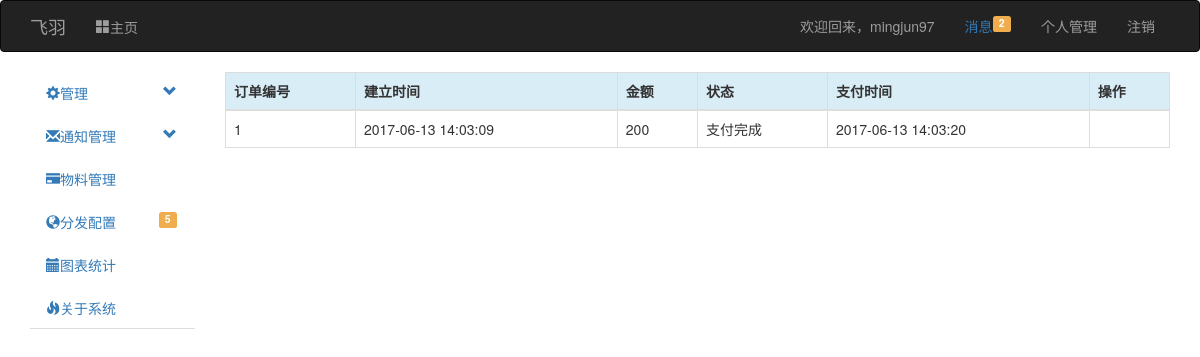
Before: /charge_billing (signed in) with the older database file.
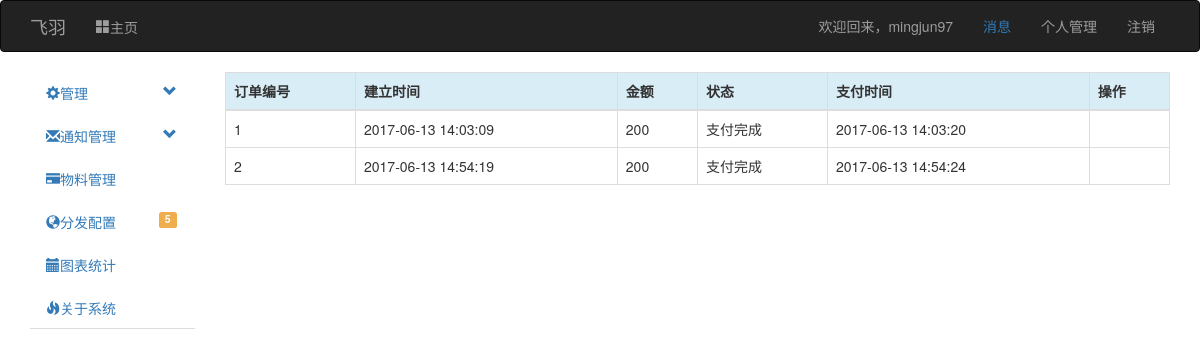
After: the same page with the newer database file.
### app/models.py (models this page shows, shortened)
class User(UserMixin, db.Model):
    __tablename__ = 'users'
    uid = db.Column(db.Integer, primary_key=True)
    username = db.Column(db.String(128))
    password_hash = db.Column(db.String(128))
    password_change_time = db.Column(db.Integer, default=0)
    email = db.Column(db.String(128))
    telephone = db.Column(db.String(11))
    role_id = db.Column(db.Integer)
    log_level = db.Column(db.Integer)
    email_confirmed = db.Column(db.Boolean, default=False)
    telephone_confirmed = db.Column(db.Boolean, default=False)
    telephone_confirmed_code = db.Column(db.String(6))
    telephone_confirmed_code_time = db.Column(db.Integer, default=0)
    balance = db.Column(db.Integer, default=0)
    last_login_time = db.Column(db.Integer, default=time.time)
    this_login_time = db.Column(db.Integer, default=time.time)
    useful_token = db.Column(db.String(256), default=0)
    owned_group_id = db.relationship('Group', backref='Owner')
    charge_billing = db.relationship('ChargeRecord', backref='User')
    student_card = db.Column(db.String(128), default='NULL')
    student_auth = db.Column(db.Boolean, default=False)
    balance_billing = db.relationship('Billing', backref='User')
    personal_message = db.relationship('PersonalMessage', backref='To', lazy='dynamic',
                                       primaryjoin='PersonalMessage.rec_id==User.uid')
    @property
    def password(self):
        raise AttributeError('密码非可读属性！')

class Billing(db.Model):
    __tablename__ = 'money_billings'
    id = db.Column(db.Integer, primary_key=True)
    create_time = db.Column(db.Integer, default=time.time)
    finish_time = db.Column(db.Integer, default=0)
    status = db.Column(db.Integer, default=1)
    user_id = db.Column(db.Integer, db.ForeignKey('users.uid'))
    amount = db.Column(db.Integer)
    token = db.Column(db.String(128))

### app/manage/views.py (the view)
@manage.route("/charge_billing")
@login_required
def view_billings():
    bill = Billing.query.filter_by(User=current_user).all()
    return render_template("manage/view_billings.html", bill=bill)

### app/manage/__init__.py (called while the page is built)
@manage.app_context_processor
def inject_base64():
    b = base64.b64encode
    str1 = str
    fmttimestamp = f2t
    return dict(b=b, str=str1, fmttime=fmttimestamp)

def f2t(timestamp):
    x = time.localtime(timestamp)
    return time.strftime('%Y-%m-%d %H:%M:%S', x)

### app/manage/views.py (called while the page is built)
@manage.before_app_request
def before_request():
    if request.endpoint is None:
        abort(404)
    if current_user.is_authenticated \
    and not (current_user.email_confirmed or current_user.telephone_confirmed) \
    and request.endpoint[:5] != 'auth.' \
    and request.endpoint[:14] != 'manage.confirm' \
    and request.endpoint[:19] != 'manage.unconfirmed' \
    and request.endpoint != 'static' \
    and request.endpoint != 'api_v1.get_message' \
    and request.endpoint[:15] != 'manage.confirm_':
        print(request.endpoint[:16])
        return redirect(url_for('manage.unconfirmed'))

### app/models.py (called while the page is built)
@login_manager.user_loader
def load_user(user_id):
    return User.query.get(int(user_id))

### app/templates/manage/view_billings.html (shortened to what this page needs)
{% extends "base.html" %}
{% block page_content %}
    <table class="table table-bordered table-responsive">
      <thead>
        <tr class="info">
          <th>订单编号</th>
          <th>建立时间</th>
          <th>金额</th>
            <th>状态</th>
            <th>支付时间</th>
            <th>操作</th>
        </tr>
      </thead>
      <tbody>
        {% for bills in bill %}
            <tr>
                <td>{{ bills.id }}</td>
                <td> {{ fmttime(bills.create_time) }}</td>
                <td>{{ bills.amount }}</td>
                <td>{% if bills.status == 1 %} 待支付{% elif bills.status == 2 %} 支付完成{% else %} 已取消 {% endif %}</td>
                <td>{% if bills.finish_time != 0 %}{{ fmttime(bills.finish_time) }}{% else %}N/A{% endif %}</td>
                <td> </td>
            </tr>
        {% else %}
            <td colspan="999"><div class="text-center"><a href="{{ url_for("manage.create_group") }}" class="btn btn-primary">创建新圈子</a></div></td>
        {% endfor %}
      </tbody>
    </table>
{% endblock %}

### app/templates/base.html (shortened to what this page needs)
{% extends "bootstrap/base.html" %}
{% block navbar %}
<div class="navbar navbar-inverse" role="navigation">
    <div class="container">
        <div class="navbar-header">
            <a class="navbar-brand" href="/">飞羽</a>
        </div>
        <div class="navbar-collapse collapse">
            <ul class="nav navbar-nav">
                <li class="{% if request.endpoint == 'manage.index' %}active{% endif %}"><a href="/"><i class="glyphicon glyphicon-th-large">主页</i></a></li>
            </ul>
            <ul class="nav navbar-nav navbar-right">
                {% if current_user.is_authenticated %}
                <li><span class="navbar-text">欢迎回来，<a class="navbar-link" href="{{ url_for('manage.console') }}">{{ current_user.username }}</a></span></li>
                    <li><span class="navbar-text"><a href="#">消息{% if current_user.personal_message.filter_by(status=0).count() != 0 %}<span class="label label-warning pull-right">{{ current_user.personal_message.filter_by(status=0).count() }}</span>{% endif %}</a> </span></li>
                    <li><a href="{{ url_for('manage.user_info') }}">个人管理</a> </li>
                <li><a href="{{ url_for('auth.logout') }}">注销</a></li>
                {% else %}
                <li><a href="{{ url_for('auth.login') }}">登录</a></li>
                <li><a href="{{ url_for('auth.reg') }}">注册</a></li>
                {% endif %}
            </ul>
        </div>
    </div>
</div>
{% endblock %}
{% block content %}
    <div class="container">
        <div class="row">
            {% if current_user.is_authenticated and request.endpoint != 'manage.index' %}
            <div class="col-md-2">
                <ul id="main-nav" class="nav nav-tabs nav-stacked" style="">
                    <li>
                        <a href="#systemSetting" class="nav-header collapsed" data-toggle="collapse">
                            <i class="glyphicon glyphicon-cog"></i>管理
                            <span class="pull-right glyphicon glyphicon-chevron-down"></span>
                            </a>
                    </li>
                    <li>
                        <a href="#messageManager" class="nav-header collapsed" data-toggle="collapse">
                            <i class="glyphicon glyphicon-envelope"></i>通知管理
                            <span class="pull-right glyphicon glyphicon-chevron-down"></span>
                            </a>
                    </li>
                    <li>
                        <a href="./plans.html"><i class="glyphicon glyphicon-credit-card"></i>物料管理</a>
                    </li>
                    <li><a href="./grid.html"><i class="glyphicon glyphicon-globe"></i>分发配置
                    <span class="label label-warning pull-right">5</span>
                    </a>
                    </li>
                    <li><a href="./charts.html"><i class="glyphicon glyphicon-calendar"></i>图表统计</a>
                    </li>
                    <li>
                    <a href="#"><i class="glyphicon glyphicon-fire"></i>关于系统</a>
                    </li>
                </ul>
            </div>
            {% endif %}
        <div class="col-md-10">
            {% block page_content %} {% endblock %}
        </div>
    </div>
</div>
{% endblock %}

Changed rows visible on the page:
added Billing: id "2", create_time "2017-06-13 14:54:19", amount "200", status "支付完成", finish_time "2017-06-13 14:54:24"
Other visible differences:
{{ current_user.personal_message.filter_by(status=0).count() }}: "2" → (not shown)
